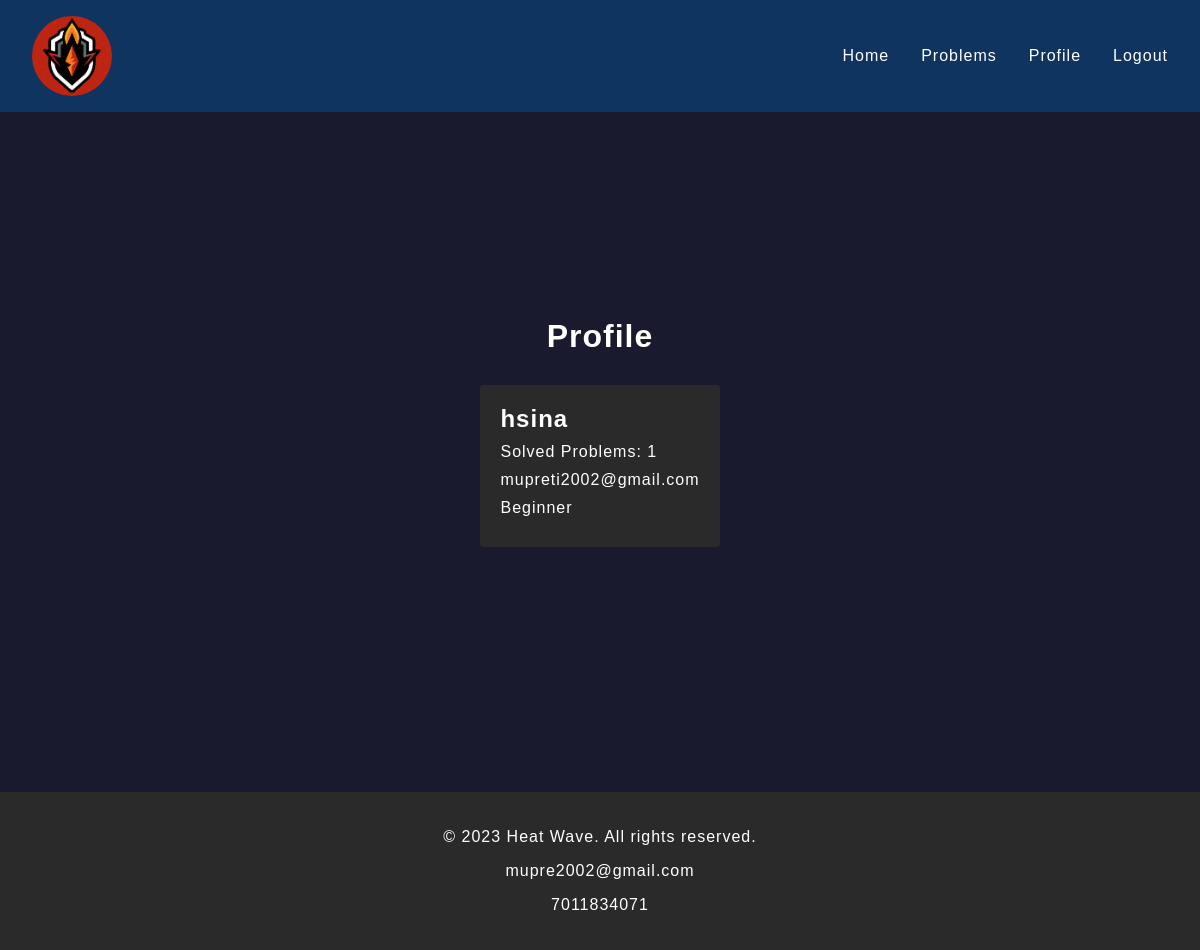
The app's page /oj/profile (signed in) with its own data.
### oj/models.py (models this page shows, shortened)
class User(AbstractUser):
    solved_problems = models.ManyToManyField(Problems)

### oj/views.py (the view)
# urls.py: path('profile', views.profile, name="profile"),
@login_required
def profile(request):
    problems = Problems.objects.all()
    return render(request, "oj/profile.html", {"problems": problems})

### oj/templates/oj/profile.html
{% extends 'layout.html' %}
{% block body %}
<div class="container">
  <h1 class="section-title">Profile</h1>
  <div class="profile-info">
    <div class="username">{{ user.username }}</div>
    <div class="solved-problems">
      {% if user.solved_problems.count < 1 %}
      Solved Problems: {{ user.solved_problems.count }}
      {% elif user.solved_problems.count >= problems.id.count %}
      Solved Problems: {{ user.solved_problems.count }}
      {% else %}
      Solved Problems: {{ user.solved_problems.count }}
      {% endif %}
    </div>
    <div class="email">{{ user.email }}</div>
    <div class="skill-level">
      {% if user.solved_problems.count < 1 %}
      newbie
      {% else %}
      Beginner
      {% endif %}
    </div>
  </div>
</div>
{% endblock %}

### oj/static/oj/styles.css (style rules this page uses)
.section-title { font-size: 32px; font-weight: 600; margin-bottom: 30px; }
.profile-info { background-color: #2a2a2a; padding: 20px; border-radius: 4px; }
.username { font-size: 24px; font-weight: 600; margin-bottom: 10px; }
.solved-problems, .email, .skill-level { margin-bottom: 10px; }
:root { --background: #1a1a2e; --color: #ffffff; --primary-color: #0f3460; }
* { box-sizing: border-box; }
html { scroll-behavior: smooth; }
body { margin: 0; box-sizing: border-box; font-family: "Poppins", sans-serif; background: var(--background); color: var(--color); letter-spacing: 1px; transition: background 0.2s ease; }
h1 { font-size: 2.5rem; margin: 0; }
.container { display: flex; flex-direction: column; justify-content: center; align-items: center; height: 80vh; }

### records on screen
User: username "hsina", solved_problems.count "1", email "mupreti2002@gmail.com"
